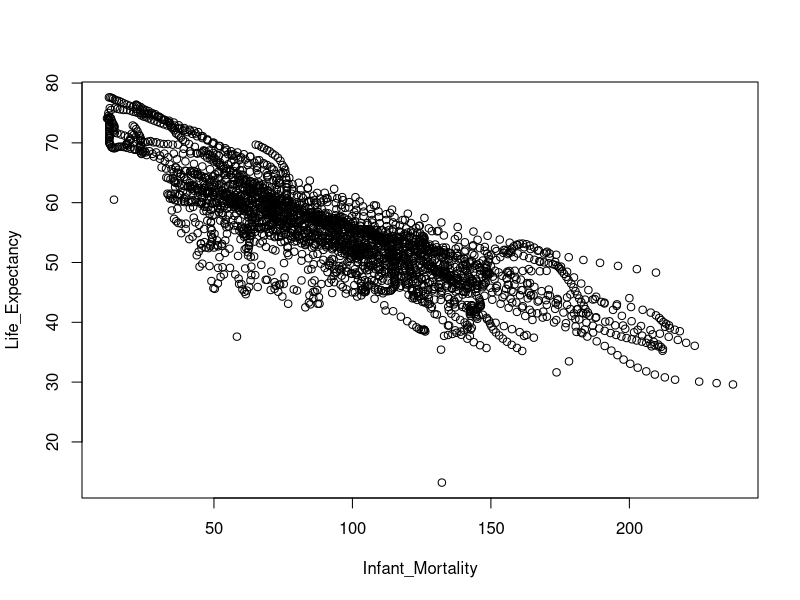
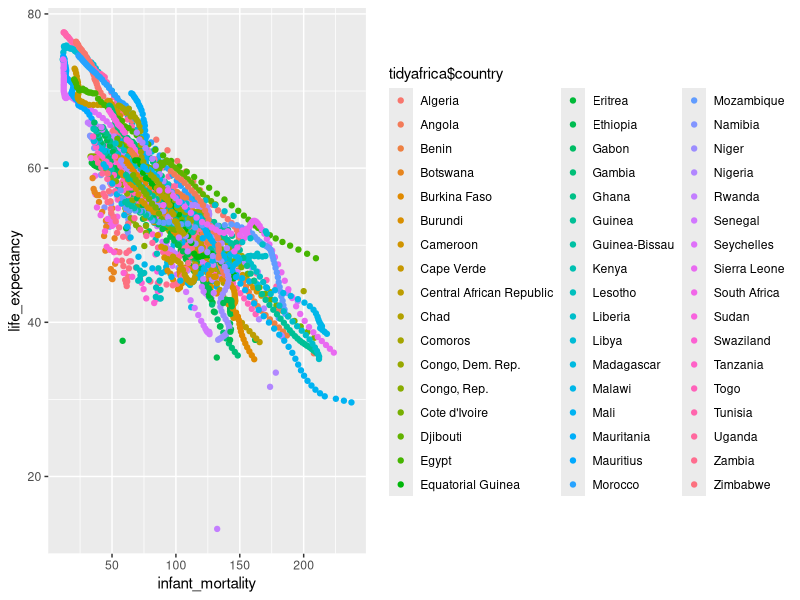
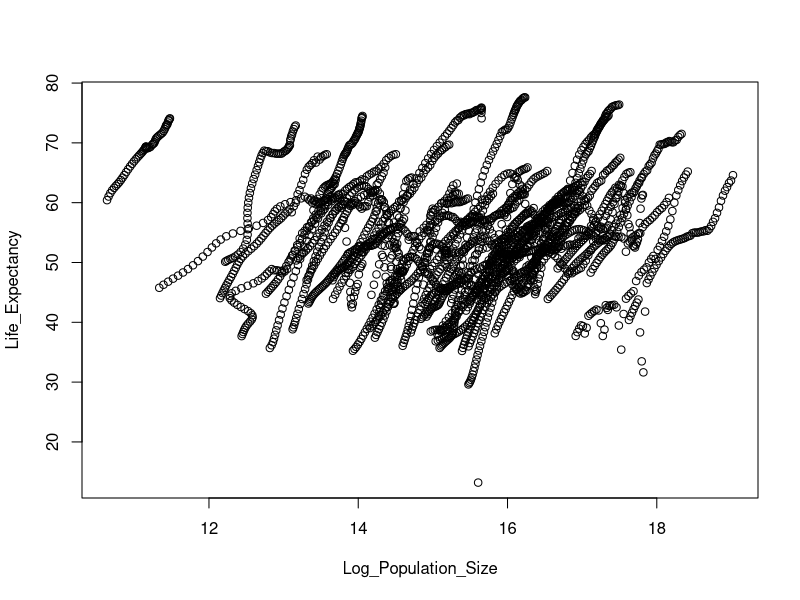
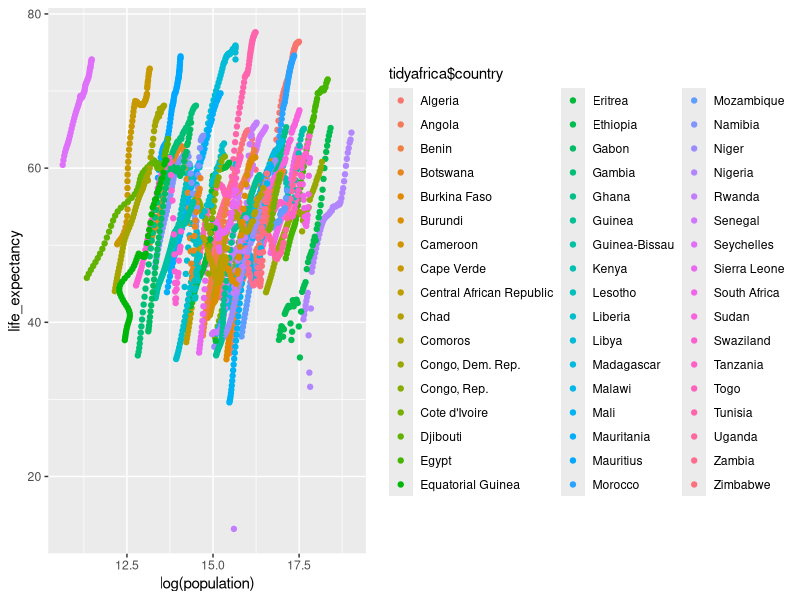
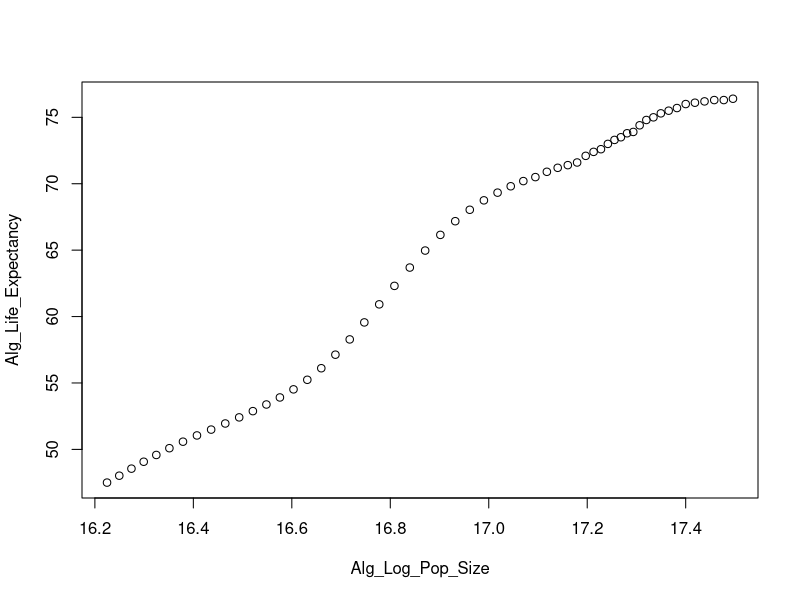
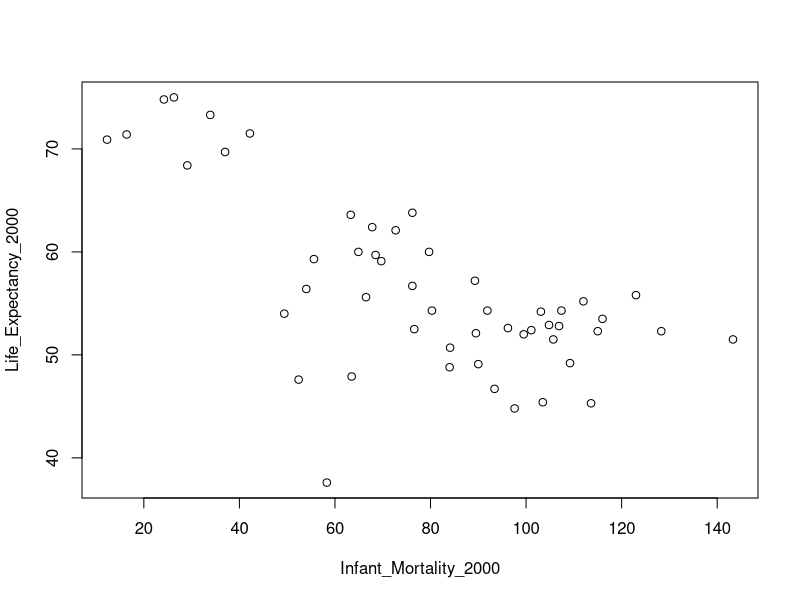
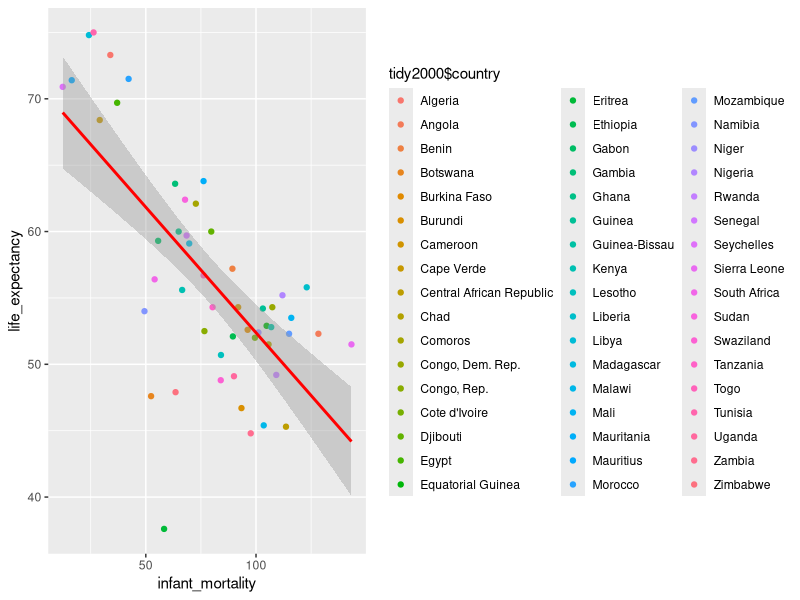
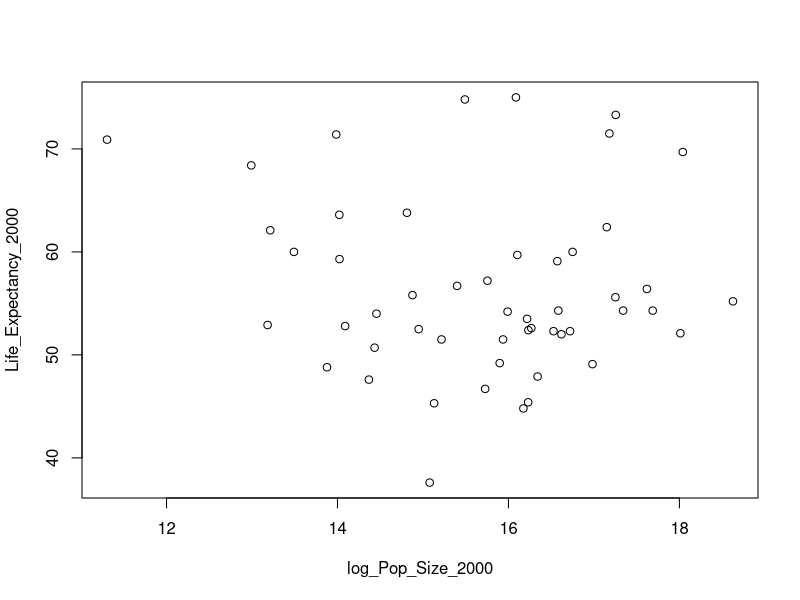

These figures' R source, in order:
## ---- chunk 1
("dslabs") %in% installed.packages()
("tidyverse") %in% installed.packages()

## ---- chunk 2
library(dslabs)
library(tidyverse)
library(skimr)
library(dplyr)
## ---- chunk 3
#help("gapminder")
## ---- chunk 4
str(gapminder)
## ---- chunk 5
summary(gapminder)
## ---- chunk 6
class(gapminder)
## ---- chunk 7
skim(gapminder)
glimpse(gapminder)
## ---- chunk 8
levels(gapminder$continent)
## ---- chunk 9
africadata <- gapminder[gapminder$continent %in% "Africa",]
africadata

tidyafrica <- gapminder %>% filter(continent == "Africa") %>%
  select(infant_mortality, life_expectancy, population, country)
## ---- chunk 10
str(africadata)
## ---- chunk 11
summary(africadata)
## ---- chunk 12
infmort <- africadata$infant_mortality
lifexp <- africadata$life_expectancy
infmort_lifexp <- data.frame("infant_mortality" = infmort, "life_expectancy" = lifexp)
head(infmort_lifexp)
## ---- chunk 13
popsize <- africadata$population
lifexp <- africadata$life_expectancy
pop_lifexp <- data.frame("population" = popsize, "life_expectancy" = lifexp)
head(pop_lifexp)
## ---- chunk 14
str(infmort_lifexp)
summary(infmort_lifexp)
## ---- chunk 15
str(pop_lifexp)
summary(pop_lifexp)
## ---- chunk 16
Infant_Mortality <- infmort_lifexp$infant_mortality
Life_Expectancy <- infmort_lifexp$life_expectancy
plot(Infant_Mortality, Life_Expectancy)

tidyafrica %>%
  select(infant_mortality, life_expectancy) %>% 
  ggplot() + 
    geom_point(aes(x=infant_mortality, y=life_expectancy, color = tidyafrica$country))
## ---- chunk 17
Log_Population_Size <- log(pop_lifexp$population)
Life_Expectancy <- pop_lifexp$life_expectancy
plot(Log_Population_Size, Life_Expectancy)

tidyafrica %>%
  select(population, life_expectancy) %>% 
  ggplot() + 
    geom_point(aes(x=log(population), y=life_expectancy, color = tidyafrica$country))
## ---- chunk 18
head(africadata)
## ---- chunk 19
Algeria <- africadata[africadata$country %in% "Algeria",]
Algeria$year
## ---- chunk 20
Alg_pop <- Algeria$population
Alg_lifexp <- Algeria$life_expectancy
Alg_pop_lifexp <- data.frame("Algeria_population" = Alg_pop, "Algeria_life_expectancy" = Alg_lifexp)
Alg_Log_Pop_Size <- log(Alg_pop_lifexp$Algeria_population)
Alg_Life_Expectancy <- Alg_pop_lifexp$Algeria_life_expectancy
plot(Alg_Log_Pop_Size, Alg_Life_Expectancy)
## ---- chunk 21
index_na <- is.na(africadata$infant_mortality)
africadata$year[index_na]
## ---- chunk 22
africa_2000 <- africadata[africadata$year %in% 2000,]
str(africa_2000)
summary(africa_2000)

tidy2000 <- gapminder %>% filter(continent == "Africa", year == 2000) %>%
  select(infant_mortality, life_expectancy, population, country)
## ---- chunk 23
Infant_Mortality_2000 <- africa_2000$infant_mortality
Life_Expectancy_2000 <- africa_2000$life_expectancy
plot(Infant_Mortality_2000, Life_Expectancy_2000)

tidy2000 %>%
  select(infant_mortality, life_expectancy) %>% 
  ggplot(aes(x=infant_mortality, y=life_expectancy, color = tidy2000$country)) + 
    geom_point() +
  stat_smooth(method = "lm", col = "red")
## ---- chunk 24
log_Pop_Size_2000 <- log(africa_2000$population)
Life_Expectancy_2000 <- africa_2000$life_expectancy
plot(log_Pop_Size_2000, Life_Expectancy_2000)
## ---- chunk 25
?lm
## ---- chunk 26
fit1 <- lm(Life_Expectancy_2000 ~ Infant_Mortality_2000)
summary(fit1)
## ---- chunk 27
Pop_Size_2000 <- africa_2000$population
fit2 <- lm(Life_Expectancy_2000 ~ Pop_Size_2000)
summary(fit2)
## ---- chunk 28
fit3 <- lm(Life_Expectancy_2000 ~ log_Pop_Size_2000)
summary(fit3)
